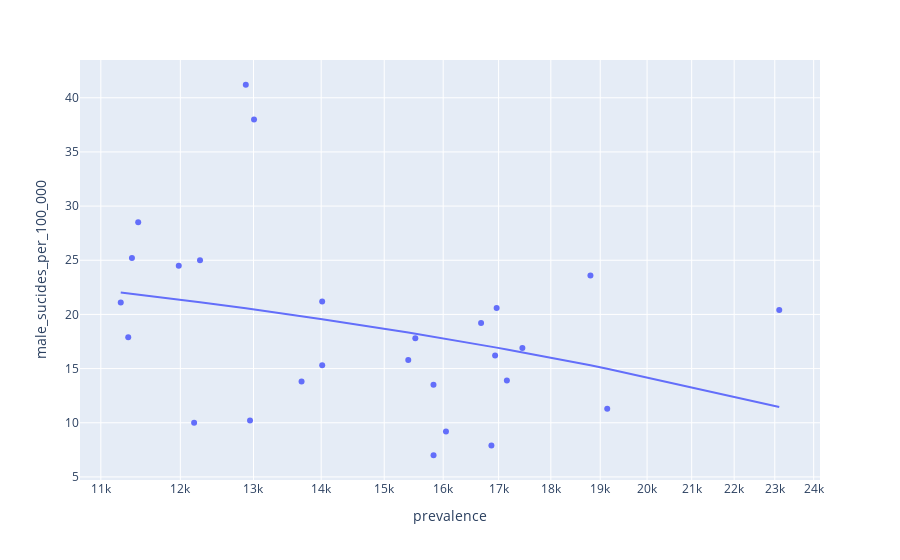

The cell this chart's notebook holds for it:
### Code cell
# scatterplot (dagnosis x learning score)

result = maleyouth[(maleyouth['year'] == 2019) & (maleyouth['oecd'] == True)]

fig = px.scatter(result, 
           x="prevalence", 
           y="male_sucides_per_100_000", 
           trendline = 'ols',
           #animation_frame="year",
           hover_name="location",
           log_x=True)#,
           #size_max=55,
           #range_x=[0,10000],
           #range_y=[0,50],)

fig.show()

### Figure 1 — Plotly figure (JSON) as saved in the notebook; plotly's stock layout.template omitted (floating-point values rounded to 4 significant figures)
{"data": [{"hovertemplate": "<b>%{hovertext}</b><br><br>prevalence=%{x}<br>male_sucides_per_100_000=%{y}<extra></extra>", "hovertext": ["Australia", "Austria", "Belgium", "Canada", "Chile", "Colombia", "Costa Rica", "Czechia", "Denmark", "Estonia", "Finland", "France", "Germany", "Greece", "Hungary", "Iceland", "Ireland", "Israel", "Italy", "Japan", "Latvia", "Lithuania", "Luxembourg", "Mexico", "Netherlands", "New Zealand", "Norway", "Poland", "Portugal", "Republic of Korea", "Slovakia", "Slovenia", "Spain", "Sweden", "Switzerland", "Turkey", "United Kingdom", "United States of America"], "legendgroup": "", "marker": {"color": "#636efa", "symbol": "circle"}, "mode": "markers", "name": "", "orientation": "v", "showlegend": false, "type": "scatter", "x": [23110.0, 16680.0, 15950.0, 16940.0, 14970.0, 12950.0, 13700.0, 11330.0, 13270.0, 11980.0, 16960.0, 16350.0, 14020.0, 16870.0, 11380.0, 15520.0, 18530.0, 16050.0, 15310.0, 14010.0, 12260.0, 12890.0, 15400.0, 12180.0, 17150.0, 21320.0, 17430.0, 11240.0, 17840.0, 13010.0, 11300.0, 11460.0, 19150.0, 15180.0, 17450.0, 15830.0, 15830.0, 18800.0], "xaxis": "x", "y": [20.4, 19.2, null, 16.2, null, 10.2, 13.8, 17.9, null, 24.5, 20.6, null, 15.3, 7.9, 25.2, 17.8, null, 9.2, null, 21.2, 25, 41.2, 15.8, 10, 13.9, null, null, 21.1, null, 38, null, 28.5, 11.3, null, 16.9, 7, 13.5, 23.6], "yaxis": "y"}, {"hovertemplate": "<b>OLS trendline</b><br>male_sucides_per_100_000 = -0.00089058 * prevalence + 32.0419<br>R<sup>2</sup>=0.097263<br><br>prevalence=%{x}<br>male_sucides_per_100_000=%{y} <b>(trend)</b><extra></extra>", "legendgroup": "", "marker": {"color": "#636efa", "symbol": "circle"}, "mode": "lines", "name": "", "showlegend": false, "type": "scatter", "x": [11240.0, 11330.0, 11380.0, 11460.0, 11980.0, 12180.0, 12260.0, 12890.0, 12950.0, 13010.0, 13700.0, 14010.0, 14020.0, 15400.0, 15520.0, 15830.0, 15830.0, 16050.0, 16680.0, 16870.0, 16940.0, 16960.0, 17150.0, 17450.0, 18800.0, 19150.0, 23110.0], "xaxis": "x", "y": [22.03, 21.95, 21.91, 21.84, 21.37, 21.19, 21.12, 20.56, 20.51, 20.46, 19.84, 19.56, 19.56, 18.33, 18.22, 17.94, 17.94, 17.75, 17.19, 17.02, 16.96, 16.93, 16.76, 16.5, 15.3, 14.99, 11.46], "yaxis": "y"}], "layout": {"legend": {"tracegroupgap": 0}, "margin": {"t": 60}, "xaxis": {"anchor": "y", "domain": [0, 1], "title": {"text": "prevalence"}, "type": "log"}, "yaxis": {"anchor": "x", "domain": [0, 1], "title": {"text": "male_sucides_per_100_000"}}}}
